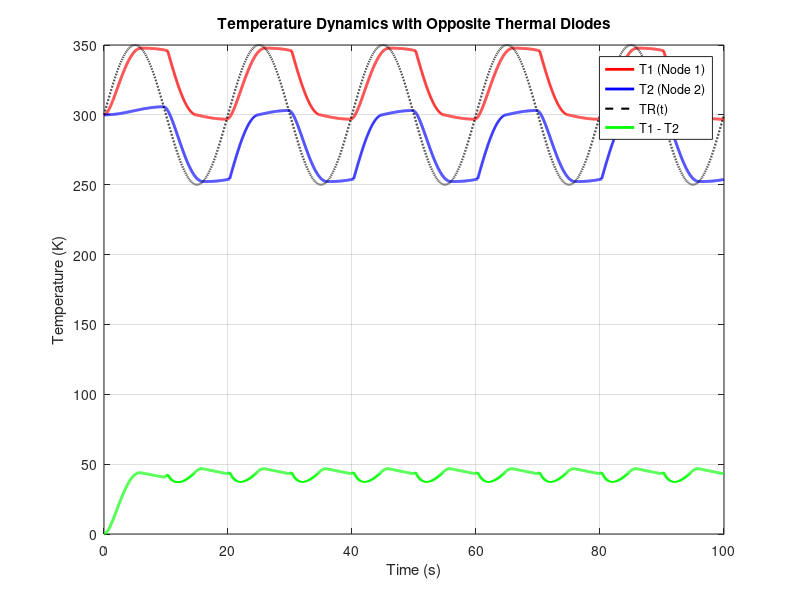

Here is the MATLAB script that generated this plot:
%% Temperature Dynamics with Opposite Thermal Diodes
%  "Temperature Doubler"

% Simulation parameters
T0 = 300; % Initial temperature of the system (K)
C1 = 5; % Thermal capacitance of node 1 (J/K)
C2 = 5; % Thermal capacitance of node 2 (J/K)
R_forward = 0.2; % Thermal resistance in forward bias (K/W)
R_reverse = 10; % Reduced high thermal resistance in reverse bias (K/W)
R_breakdown = 0.4; % Thermal resistance in reverse breakdown (K/W)
T_breakdown = 50; % Reverse temperature difference for breakdown (K)
dt = 0.01; % Time step (s)
total_time = 100; % Total simulation time (s)

% Parameters for TR(t)
TR_amplitude = 50; % Amplitude of TR oscillation (K)
TR_frequency = 0.05; % Frequency of TR oscillation (Hz)

% Initializing variables
time = 0:dt:total_time;
T1 = zeros(size(time)); % Temperature at node 1 (K)
T2 = zeros(size(time)); % Temperature at node 2 (K)
TR = T0 + TR_amplitude * sin(2 * pi * TR_frequency * time); % External oscillation
T1(1) = T0; % Initial temperature at node 1
T2(1) = T0; % Initial temperature at node 2

% Simulation loop
for i = 2:length(time)
    % Calculate temperature differences for each path
    delta_T1 = TR(i-1) - T1(i-1); % Path TR -> T1
    delta_T2 = T2(i-1) - TR(i-1); % Path T2 -> TR

    % Determine thermal resistance for TR -> T1 path (positive diode)
    if delta_T1 > 0
        R1 = R_forward; % Forward bias
    elseif abs(delta_T1) < T_breakdown
        R1 = R_reverse; % Reverse bias (no breakdown)
    else
        R1 = R_breakdown; % Reverse breakdown
    end

    % Determine thermal resistance for TR -> T2 path (negative diode)
    if delta_T2 > 0
        R2 = R_forward; % Forward bias
    elseif abs(delta_T2) < T_breakdown
        R2 = R_reverse; % Reverse bias (no breakdown)
    else
        R2 = R_breakdown; % Reverse breakdown
    end

    % Update temperatures using thermal circuit equations
    dT1 = (TR(i-1) - T1(i-1)) / (R1 * C1); % TR to T1
    dT2 = (TR(i-1) - T2(i-1)) / (R2 * C2); % TR to T2

    T1(i) = T1(i-1) + dT1 * dt; % Update T1
    T2(i) = T2(i-1) + dT2 * dt; % Update T2

end

% Calculate T1 - T2 difference
delta_T12 = T1 - T2;

% Plot results
figure;
plot(time, T1, 'r-', 'LineWidth', 2); % Node 1 temperature
hold on;
plot(time, T2, 'b-', 'LineWidth', 2); % Node 2 temperature
plot(time, TR, 'k--', 'LineWidth', 1.5); % External temperature TR(t)
plot(time, delta_T12, 'g-', 'LineWidth', 2); % T1 - T2 difference
hold off;
grid on;
xlabel('Time (s)');
ylabel('Temperature (K)');
legend('T1 (Node 1)', 'T2 (Node 2)', 'TR(t)', 'T1 - T2');
title('Temperature Dynamics with Opposite Thermal Diodes');
